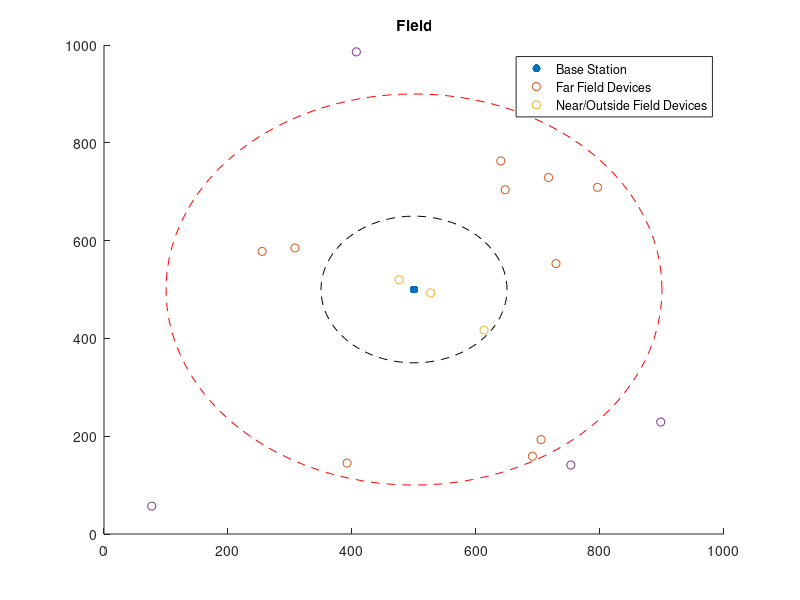

Reproduce this figure in MATLAB. (Note: this script raises an error after producing the figure.)
% Create Date: 14.02.2024
% Designer Name: Anushka Chintawar
% Project Name: 
% Target Devices: 
% Tool Versions: 
% Description: 
% Reach me: bt21ece096@iiitn.ac.in  
% Revision:
% Additional Comments:

% field 1km - 1km
% 20 mobiles + 1 base server(fixed) (21 dots displayed)
clear all;
close all;
clc;
pt = 40;     % transmitted power
gt = 1;
gr = 1;
op_freq = 900000000;    %900Mhz mobile freq
lambda = 300000000/op_freq;
field = zeros(1000);
towerX = 500;
towerY = 500;
locations = 20;
deviceX = randi([1,1000],1,locations);   %randperm(1000,20)
deviceY = randi([1,1000],1,locations);
df = 150;     %fraunhofer distance
outside = 400;   %outside range of tower
distance = sqrt((deviceX - towerX).^2 + (deviceY - towerY).^2);
farfield = distance >= df & distance < outside;
nearfield = distance < df;
outfield = distance >= outside;
scatter(towerX, towerY, 'ro', 'filled');
hold on;
scatter(deviceX(farfield), deviceY(farfield), 'bo');
scatter(deviceX(nearfield), deviceY(nearfield), 'go');
scatter(deviceX(outfield), deviceY(outfield), 'go');
theta = linspace(0, 2*pi, 100);
x_circle = towerX + df * cos(theta);
y_circle = towerY + df * sin(theta);
plot(x_circle, y_circle, 'k--');

x_circle = towerX + outside * cos(theta);
y_circle = towerY + outside * sin(theta);
plot(x_circle, y_circle, 'r--');

title('Field');
legend('Base Station',  'Far Field Devices', 'Near/Outside Field Devices');
axis([0 1000 0 1000]);
hold off;
pr = zeros(1,20);
for i = 1:locations
    if(distance(i) < df)
        pr_dbm(i) = 0;
    elseif(distance(i) >= outside)
            pr_dbm(i) = 0;
    else
        pr(i) = pt*gt*gr*(lambda/(4*pi*distance(i)))^2;
        pr_dbm(i) = (10*(log(pr(i))/log(10)))+30;
    end
end
disp(pr_dbm);
fld = {'Near field', 'Far field', 'Outside field'};
for i = 1:locations
    if(distance(i) < df)
        x(i) = fld(0);
    elseif(distance(i) >= outside)
            x(i) = fld(2);
    else
        x(i) = fld(1);
    end
end

device= struct('model', {},'x_c', {}, 'y_c', {}, 'dist', {}, 'loc', {}, 'pr', {});
for i = 1:locations
    device(i).model = ['Device ', num2str(i)];
    device(i).x_c = ['x = ', num2str(deviceX(i))];
    device(i).y_c = ['y = ', num2str(deviceY(i))];
    device(i).dist = ['d = ', num2str(distance(i))];
    device(i).loc = [x(i)];
    device(i).pr = ['P_r = ', num2str(pr_dbm(i))];
end
for i = 1:locations
   disp(['Device ', num2str(i), ' Parameters:']);
   disp(['Model: ', device(i).model]);
   disp(['x-coordinate: ', device(i).x_c]);
   disp(['y-coordinate: ', device(i).y_c]);
   disp(['Distance: ', device(i).dist, ' m']);
   disp(['Location: ', device.(i).loc]);
   disp(['Received Power: ', device(i).pr, ' dBm']);
end

%channel modelling